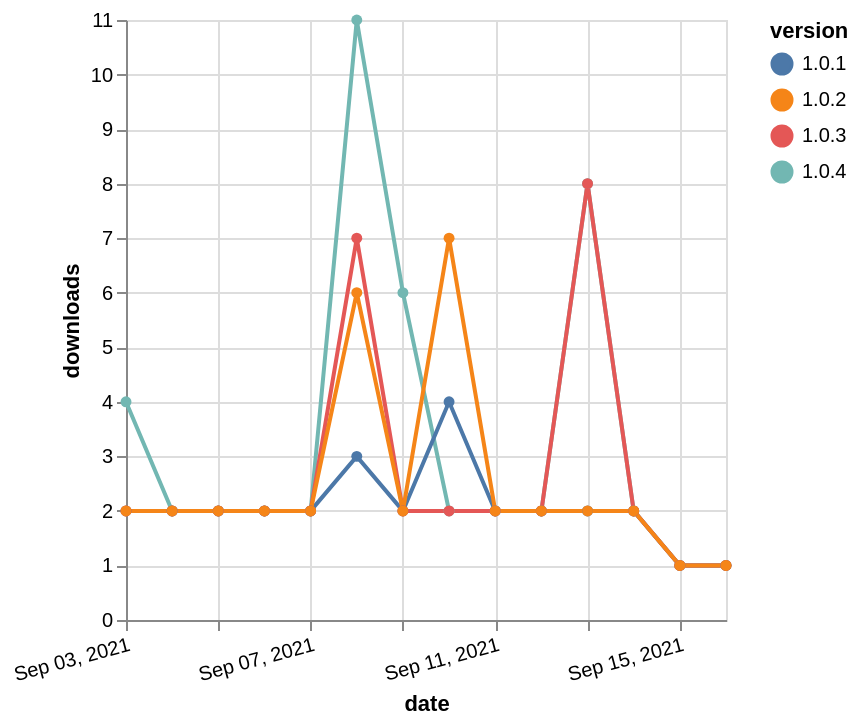

Vega-Lite specification for this chart:
### Vega-Lite specification from a JSON file in a GitHub repository (floating-point values rounded to 4 significant figures)
{"$schema": "https://vega.github.io/schema/vega-lite/v5.json", "description": "A simple bar chart with embedded data.", "data": {"values": [{"date": "2021-09-03", "total": 933, "delta": 4, "version": "1.0.4"}, {"date": "2021-09-04", "total": 935, "delta": 2, "version": "1.0.4"}, {"date": "2021-09-05", "total": 937, "delta": 2, "version": "1.0.4"}, {"date": "2021-09-06", "total": 939, "delta": 2, "version": "1.0.4"}, {"date": "2021-09-07", "total": 941, "delta": 2, "version": "1.0.4"}, {"date": "2021-09-08", "total": 952, "delta": 11, "version": "1.0.4"}, {"date": "2021-09-09", "total": 958, "delta": 6, "version": "1.0.4"}, {"date": "2021-09-10", "total": 960, "delta": 2, "version": "1.0.4"}, {"date": "2021-09-11", "total": 962, "delta": 2, "version": "1.0.4"}, {"date": "2021-09-12", "total": 964, "delta": 2, "version": "1.0.4"}, {"date": "2021-09-13", "total": 972, "delta": 8, "version": "1.0.4"}, {"date": "2021-09-14", "total": 974, "delta": 2, "version": "1.0.4"}, {"date": "2021-09-15", "total": 975, "delta": 1, "version": "1.0.4"}, {"date": "2021-09-16", "total": 976, "delta": 1, "version": "1.0.4"}, {"date": "2021-09-03", "total": 1695, "delta": 2, "version": "1.0.1"}, {"date": "2021-09-04", "total": 1697, "delta": 2, "version": "1.0.1"}, {"date": "2021-09-05", "total": 1699, "delta": 2, "version": "1.0.1"}, {"date": "2021-09-06", "total": 1701, "delta": 2, "version": "1.0.1"}, {"date": "2021-09-07", "total": 1703, "delta": 2, "version": "1.0.1"}, {"date": "2021-09-08", "total": 1706, "delta": 3, "version": "1.0.1"}, {"date": "2021-09-09", "total": 1708, "delta": 2, "version": "1.0.1"}, {"date": "2021-09-10", "total": 1712, "delta": 4, "version": "1.0.1"}, {"date": "2021-09-11", "total": 1714, "delta": 2, "version": "1.0.1"}, {"date": "2021-09-12", "total": 1716, "delta": 2, "version": "1.0.1"}, {"date": "2021-09-13", "total": 1718, "delta": 2, "version": "1.0.1"}, {"date": "2021-09-14", "total": 1720, "delta": 2, "version": "1.0.1"}, {"date": "2021-09-15", "total": 1721, "delta": 1, "version": "1.0.1"}, {"date": "2021-09-16", "total": 1722, "delta": 1, "version": "1.0.1"}, {"date": "2021-09-03", "total": 857, "delta": 2, "version": "1.0.3"}, {"date": "2021-09-04", "total": 859, "delta": 2, "version": "1.0.3"}, {"date": "2021-09-05", "total": 861, "delta": 2, "version": "1.0.3"}, {"date": "2021-09-06", "total": 863, "delta": 2, "version": "1.0.3"}, {"date": "2021-09-07", "total": 865, "delta": 2, "version": "1.0.3"}, {"date": "2021-09-08", "total": 872, "delta": 7, "version": "1.0.3"}, {"date": "2021-09-09", "total": 874, "delta": 2, "version": "1.0.3"}, {"date": "2021-09-10", "total": 876, "delta": 2, "version": "1.0.3"}, {"date": "2021-09-11", "total": 878, "delta": 2, "version": "1.0.3"}, {"date": "2021-09-12", "total": 880, "delta": 2, "version": "1.0.3"}, {"date": "2021-09-13", "total": 888, "delta": 8, "version": "1.0.3"}, {"date": "2021-09-14", "total": 890, "delta": 2, "version": "1.0.3"}, {"date": "2021-09-15", "total": 891, "delta": 1, "version": "1.0.3"}, {"date": "2021-09-16", "total": 892, "delta": 1, "version": "1.0.3"}, {"date": "2021-09-03", "total": 1668, "delta": 2, "version": "1.0.2"}, {"date": "2021-09-04", "total": 1670, "delta": 2, "version": "1.0.2"}, {"date": "2021-09-05", "total": 1672, "delta": 2, "version": "1.0.2"}, {"date": "2021-09-06", "total": 1674, "delta": 2, "version": "1.0.2"}, {"date": "2021-09-07", "total": 1676, "delta": 2, "version": "1.0.2"}, {"date": "2021-09-08", "total": 1682, "delta": 6, "version": "1.0.2"}, {"date": "2021-09-09", "total": 1684, "delta": 2, "version": "1.0.2"}, {"date": "2021-09-10", "total": 1691, "delta": 7, "version": "1.0.2"}, {"date": "2021-09-11", "total": 1693, "delta": 2, "version": "1.0.2"}, {"date": "2021-09-12", "total": 1695, "delta": 2, "version": "1.0.2"}, {"date": "2021-09-13", "total": 1697, "delta": 2, "version": "1.0.2"}, {"date": "2021-09-14", "total": 1699, "delta": 2, "version": "1.0.2"}, {"date": "2021-09-15", "total": 1700, "delta": 1, "version": "1.0.2"}, {"date": "2021-09-16", "total": 1701, "delta": 1, "version": "1.0.2"}]}, "width": "container", "mark": {"type": "line", "point": {"filled": true}}, "encoding": {"x": {"field": "date", "type": "temporal", "timeUnit": "yearmonthdate", "title": "date", "axis": {"labelAngle": -15}}, "y": {"field": "delta", "type": "quantitative", "title": "downloads"}, "color": {"field": "version", "type": "nominal"}, "tooltip": {"field": "delta"}}}
